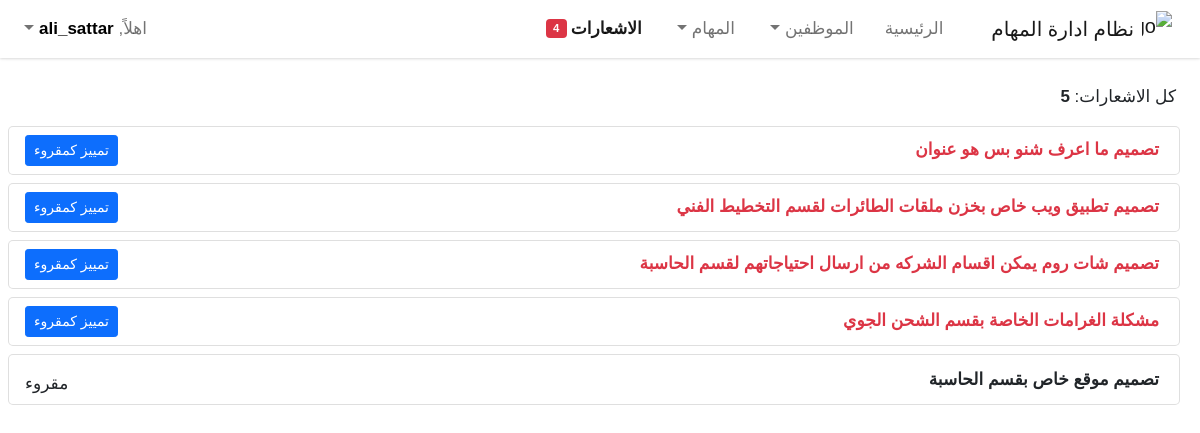
/notifications/ (signed in), run on an earlier commit of the app's database.
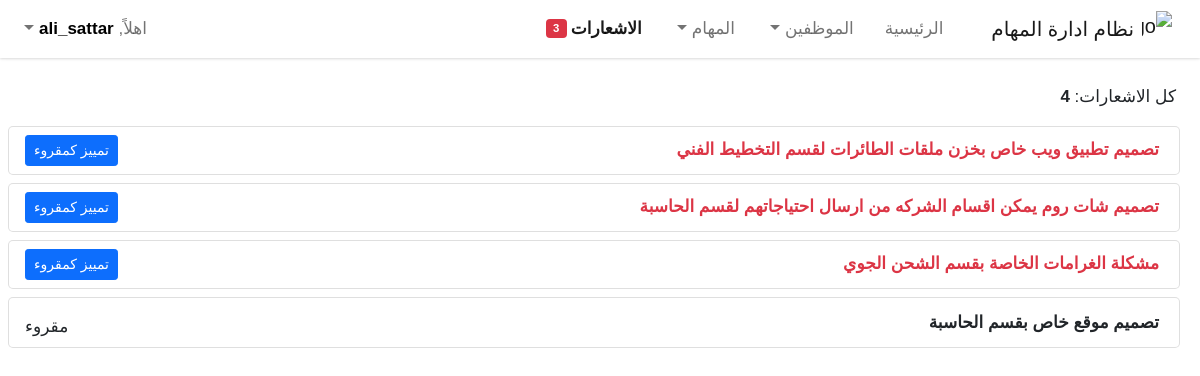
And on a later commit of the database.
### myapp/models.py (models this page shows, shortened)
class Task(models.Model):
    user        = models.ForeignKey(User, on_delete=models.CASCADE)
    subject     = models.TextField(max_length=1000, blank=True, null=True)
    start_date  = models.CharField(max_length= 100, blank=True, null=True)
    end_date    = models.CharField(max_length=100, blank=True, null=True)
    start_day   = models.CharField(max_length=100, blank=True, null=True)
    end_day     = models.CharField(max_length=100, blank=True, null=True)
    no_of_users = models.IntegerField(default=0)
    employees   = models.ManyToManyField(User, related_name="employees")
    TASK_STATUS = [
      ("غير منجزة", "غير منجزة"),
      ("بأنتظار الموافقة", "بأنتظار الموافقة"),
      ("منجزة", "منجزة")
    ]
    status      = models.CharField(max_length=100, choices=TASK_STATUS, default="غير منجزة")
    rate        = models.SmallIntegerField(default=0)
    received    = models.BooleanField(default=False)
    active      = models.BooleanField(default=True)
    created_at  = models.DateTimeField(auto_now_add=True)
    def get_employee_tasks (self, request):
        return [
            task for task in Task.objects.prefetch_related("employees").order_by("-created_at")
            if request.user in task.employees.all()
        ]
    def total_employee_tasks(self, request):
        return sum(request.user in task.employees.all()
            for task in Task.objects.all())
    def unread_employee_tasks(self, request):
        return sum(
            not task.received and request.user in task.employees.all()
            for task in Task.objects.all())

### myapp/notifications/views/notifications.py (the view)
# urls.py: path("notifications/", login_required(get_all_notifications), name="notifications_page")
def get_all_notifications(request):
  if task_instance():
    return render(request, "notifications.html", context=get_context(request, task_instance()))
  return HttpResponseRedirect("/notifications/")

### myapp/notifications/views/notifications.py (called while the page is built)
def task_instance():
  return Task.objects.prefetch_related("employees")

def get_context(request, task):
  return {
    "total": task[0].total_employee_tasks(request),
    "unreadable": task[0].unread_employee_tasks(request),
    "all_notifications": task[0].get_employee_tasks(request)
  }

### templates/notifications.html (shortened to what this page needs)
<!DOCTYPE html>
<html lang="en">
  {% load static %}
<head>
  {% include "base/head.html" %}
</head>
<body>
  {% include "components/navbar.html" %}
  <main class="px-3" style="margin-top: 80px !important">
    <div class="row px-1">
      {% if all_notifications.count != 0 %}
      <div class="col-md-12 px-3 mt-1 mb-3">كل الاشعارات: <b>{{total}}</b></div>
      <ul class="list-group list-group gap-2">
        {% for notification in all_notifications %}
        <li class="list-group-item border-1">
          <div class="me-1">
            {% if notification.received %}
            <div class="fw-bold">{{notification.subject}}</div>
            {% else %}
            <div class="fw-bold text-danger">{{notification.subject}}</div>
            {% endif %}
          </div>
          {% if not notification.received %}
          <button class="btn btn-primary btn-sm">تمييز كمقروء</button>
          {% else %}
          <span class="mt-2">مقروء</span>
          {% endif %}
        </li>
        {% endfor %}
      </ul>
      {% else %}
        <p>لا توجد اشعارات حالياً</p>
      {% endif %}
    </div>
  </main>
</body>
</html>

### templates/components/navbar.html (shortened to what this page needs)
<nav class="navbar navbar-expand-lg navbar-light bg-white fixed-top">
    <div class="container-fluid">
      <a class="navbar-brand p-0 d-flex justify-content-center align-items-center gap-2" href="/">
        <img src="https://www.svgrepo.com/show/315133/stack.svg" alt="Logo" width="30" height="35"
          class="d-inline-block align-text-top">
        نظام ادارة المهام
      </a>
      <div class="collapse navbar-collapse" id="navbarSupportedContent">
        <ul class="navbar-nav mb-2 mb-lg-0">
          <li class="nav-item">
            <a class="nav-link" aria-current="page" href="/">الرئيسية</a>
          </li>
          <li class="nav-item dropdown">
            <a class="nav-link dropdown-toggle" href="#employees" id="navbarDropdown" role="button"
              data-bs-toggle="dropdown" aria-expanded="false">
              الموظفين
            </a>
          </li>
          <li class="nav-item dropdown">
            <a class="nav-link dropdown-toggle" href="#tasks" id="navbarDropdown" role="button"
              data-bs-toggle="dropdown" aria-expanded="false">
              المهام
            </a>
          </li>
          {% if not user.is_superuser %}
          <li class="nav-item">
            <a class="nav-link d-flex justify-content-start align-items-center gap-1" href="/notifications/">
              الاشعارات
              {% if unreadable != 0 %}
              <span class="badge bg-danger">
                {{unreadable}}
              </span>
              {% endif %}
            </a>
          </li>
          {% endif %}
        </ul>
        <ul class="navbar-nav mb-2 mb-lg-0 me-auto">
          <li class="nav-item dropdown">
            <a class="nav-link dropdown-toggle" href="#user-dropdown" id="navbarDropdown" role="button" data-bs-toggle="dropdown"
              aria-expanded="false">
              اهلاً, <b style="color: black">{{user.username}}</b>
            </a>
          </li>
        </ul>
      </div>
    </div>
  </nav>

What changed in the data, as far as the page shows it:
removed Task: subject "تصميم ما اعرف شنو بس هو عنوان", received "تمييز كمقروء"
Also different on the page:
{{ unreadable }}: "4" → "3"
{{ total }}: "5" → "4"
